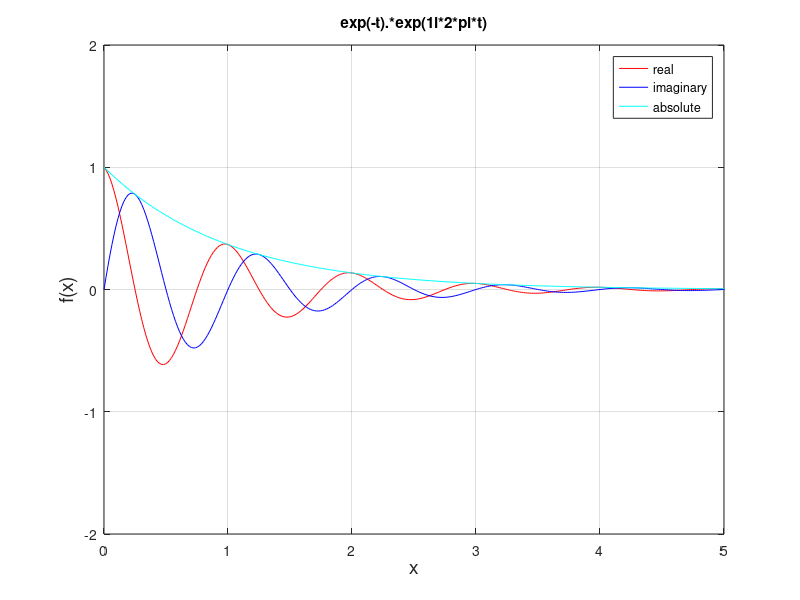

This figure's MATLAB source:
clc 
clear all 
close all
t = linspace(0,8,500);
s=exp(-t).*exp(1i*2*pi*t);
plot(t,real(s),'r',t,imag(s),'b',t,abs(s),'c')
axis([0 5 -2 2])
legend('real','imaginary','absolute')
grid on
xlabel('x','Fontsize',14)
ylabel('f(x)','Fontsize',14)
title('exp(-t).*exp(1i*2*pi*t)')
